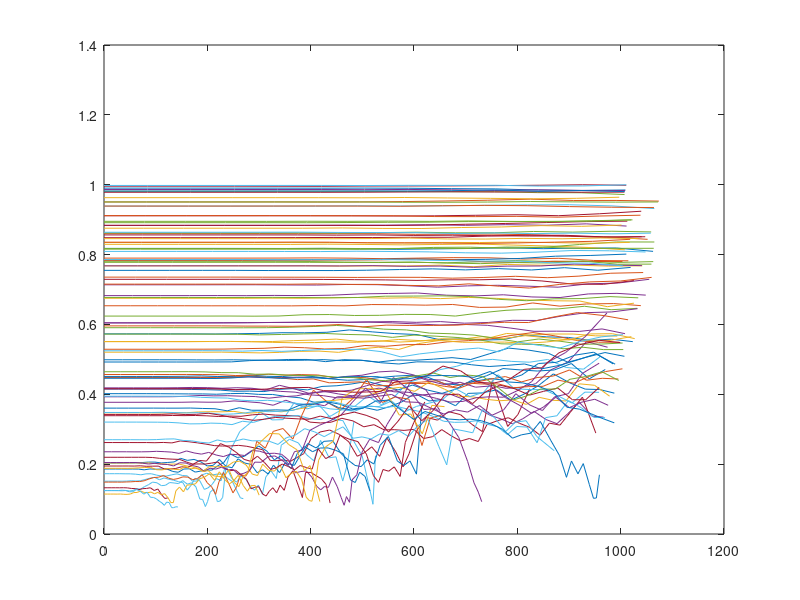

MATLAB code to generate this figure:
clear all; close all; clc
load('out_MatRANS.mat');
%% Initialising

if ~isfield(MatRANS, 'Uf')
    MatRANS.Uf = sqrt(MatRANS.tau0/MatRANS.rho);
end

% Constants
g = 9.81; % Gravitational acceleration (m/s^2)
rho = 1000; % Fluid density (kg/m^3);
nu = 1e-6; % Fluid kinematic viscosity (m^2/s)
beta = 9/100;

%this is a test change for github

%import values from MatRANS
y = MatRANS.y;
h = y(end);
u_mean = MatRANS.u(end,:); %mean velocity %last time step only
k = MatRANS.k(end,:); %turbulent kinetic energy
k(1) = 10e-4;
w = MatRANS.omega(end,:);
Uf = MatRANS.Uf(end);
L = beta^(-1/4).*(sqrt(k)./w);
vprime = k./3;
% RND_mean = 0;
% RND_std_dev = 1;


%% Non-dimensional values
%w_nd = w*h/Uf;
Y = y./h;
U_nd = u_mean./Uf;
k_nd = k./(Uf^2);

vprime_nd = vprime./Uf;
%vprime_nd = k_nd./3;

vrms = sqrt(vprime_nd);

L_nd = L./h;
dT = L_nd./vrms;


%% Parameters and Arrays for storing data

Np = 100; % number of particles
N_it = 50; %number of iterations for break
NT = 50;
P = struct('Xp',[],'Yp',[],'Tp',[]); % structure to save particle tracks

% Vertical and horizontal positions
Yp  = zeros(N_it,1);
Xp  = zeros(N_it,1);
% Time step size and time values
del_T  = zeros(N_it,1);
Tp  = zeros(N_it,1);
% Streamwise velocity
Up_y = zeros(N_it,1);
% Vertical and horizontal displacements
dY  = zeros(N_it-1,1);
dX  = zeros(N_it-1,1);

%boundary conditions
y_bottom = 70*nu/Uf/h;
y_top = 1;


%% loop over the number of particles
for jj = 1 : Np
    
    ii = 1; %time steps
    
    %initial conditions
    Xp(1) = 0;
    Tp(1) = 0;
    Yp(1) = y_bottom + (y_top-y_bottom)*rand(1);
    
    
    % Initialize time variable
    Time = 0;

    
    % loop to calculate one particle track based on the initial position
    while ii<=NT && Time<=N_it
        ar = randn;
        %ar = normrnd(RND_mean, RND_std_dev); %normal distribution
        
        del_T(ii) = interp1(Y, dT, Yp(ii)); %interpolate the time step across Y
        Tp(ii) = Time + del_T(ii); %add the time step to the initial time
        Time   = Tp(ii); %this is now the new interpolated time that we use to find the velocity and position
        
        %initialise the velocity of the particle for the first time step
        if ii == 1
            Up_y(ii) = interp1(Y, U_nd, Yp(ii)); %interpolate the non-dimensional u against y to find it at the step ii
        else %if it is not the initial value, it just stays the same --> run later
            Up_y(ii) = up_dy;
        end
        
        %find rms v prime
        vrms_p = interp1(Y, vrms, Yp(ii)); %v rms as a vector in time
        dY = ar.*vrms_p.*dT(ii); %change in y velocity
        
        %boundary conditions for rms v prime (reflect the y vector with the
        %same angle as before)
        if (Yp(ii)+ dY) > y_top
            Yp(ii+1) = y_top - (dY -(y_top - Yp(ii)));
        elseif (Yp(ii) + dY) < y_bottom
            Yp(ii+1) = y_top + (-dY - (Yp(ii)-y_bottom));
        else
            Yp(ii+1) = Yp(ii) + dY;
        end
        
        
        % Obtain the streamwise velocity at the next vertical position
        up_dy    = interp1(Y, U_nd, Yp(ii+1));
        % Calculate the streamwise displacement and position
        dX(ii)   = 0.5 * del_T(ii)*(up_dy + Up_y(ii));
        %dx = (U_nd.*Yp(ii) + U_nd.*(Yp(ii)+up_dy(ii))).*del_T(ii)./2;
        Xp(ii+1) = Xp(ii) + dX(ii);
        
        
% % %         if Time<=N_it %number of iterations as a break
% % %             break
% % %         end
        
        ii = ii + 1; % update time step at the end of the while loop
        
    end
    
    
    % Store particle track in variable P using e.g. P(jj).Xp = ...;
    P(jj).Yp = Yp(1:(ii-1));
    P(jj).Xp = Xp(1:(ii-1));
    P(jj).Tp = Tp(1:(ii-1));
    
    %figure('Name','I am not having a good time')
    figure(1)
    plot(Xp(1:(ii-1)),Yp(1:(ii-1)),'-')
    hold on
end


%% Analyse results


